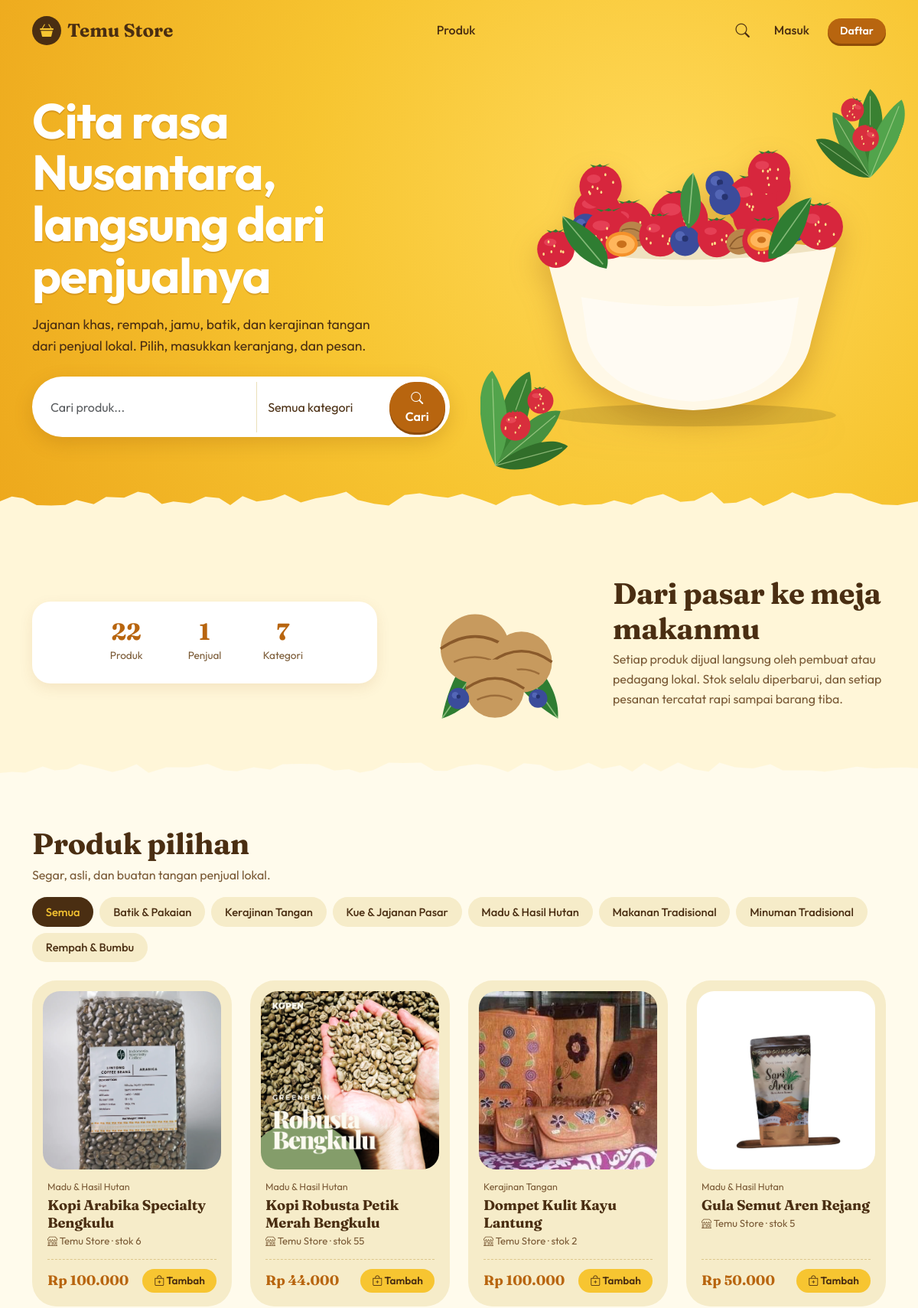
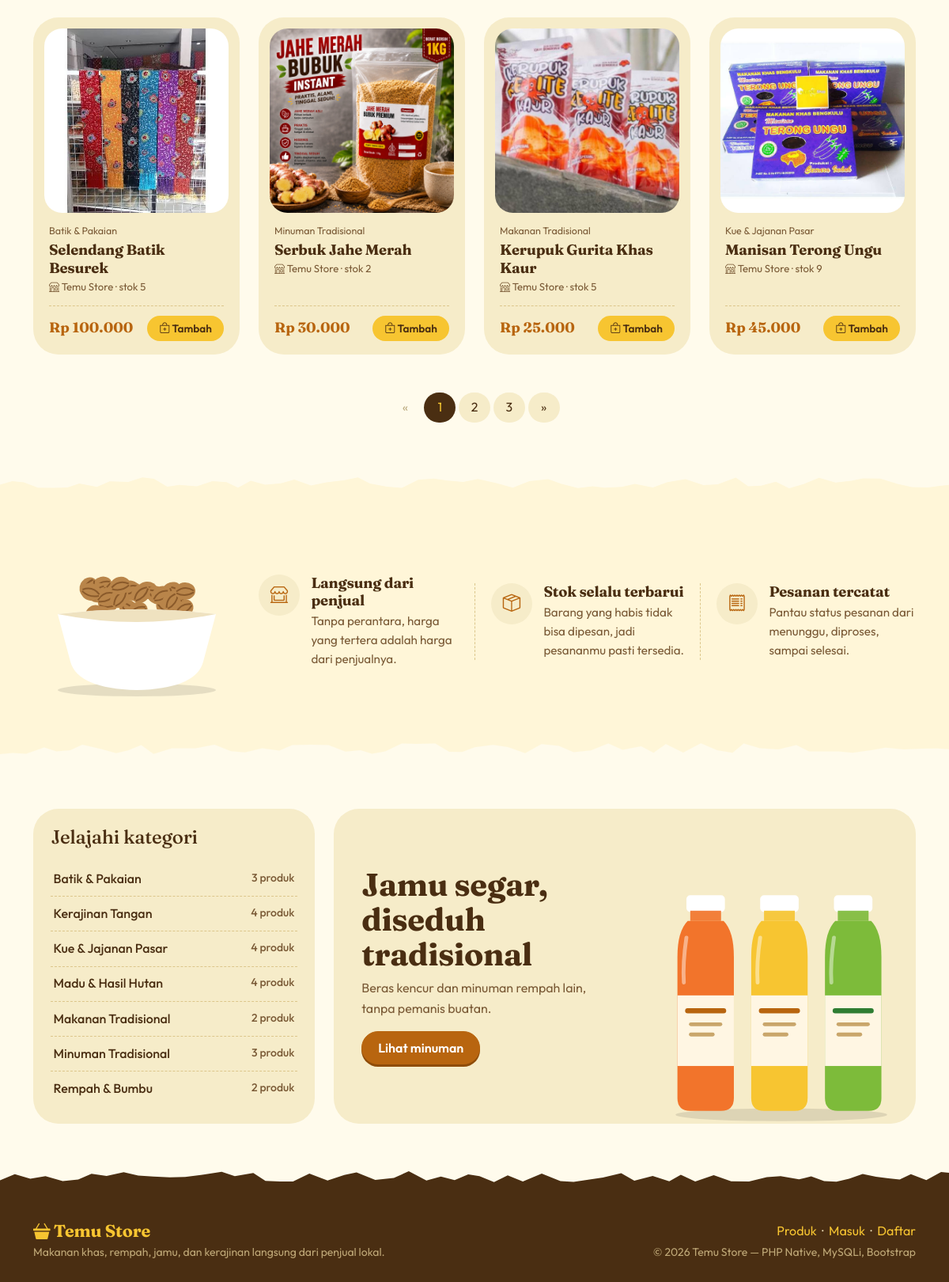
The app's page /marketplace/index.php with its own data (2 pictures, top to bottom).
### tables this page shows
CREATE TABLE `kategori` (
  `id_kategori` int(10) UNSIGNED NOT NULL,
  `nama_kategori` varchar(60) NOT NULL
);

CREATE TABLE `produk` (
  `id_produk` int(10) UNSIGNED NOT NULL,
  `id_penjual` int(10) UNSIGNED NOT NULL,
  `id_kategori` int(10) UNSIGNED NOT NULL,
  `nama_produk` varchar(150) NOT NULL,
  `deskripsi` text DEFAULT NULL,
  `harga` decimal(12,2) NOT NULL,
  `stok` int(10) UNSIGNED NOT NULL DEFAULT 0,
  `gambar` varchar(255) DEFAULT NULL,
  `created_at` timestamp NOT NULL DEFAULT current_timestamp()
);

CREATE TABLE `users` (
  `id_user` int(10) UNSIGNED NOT NULL,
  `nama` varchar(100) NOT NULL,
  `email` varchar(100) NOT NULL,
  `password` varchar(255) NOT NULL,
  `role` enum('penjual','pembeli') NOT NULL DEFAULT 'pembeli',
  `no_hp` varchar(20) DEFAULT NULL,
  `alamat` text DEFAULT NULL,
  `created_at` timestamp NOT NULL DEFAULT current_timestamp()
);

### marketplace/index.php (the view, shortened to what this page needs)
<?php
$hero  = true;
require_once __DIR__ . '/includes/header.php';
$q      = trim($_GET['q'] ?? '');
$kat    = (int)($_GET['kategori'] ?? 0);
$hal    = max(1, (int)($_GET['hal'] ?? 1));
$limit  = 8;
$offset = ($hal - 1) * $limit;
$where  = 'WHERE 1=1';
$tipe   = '';
$param  = [];
$stmt = $koneksi->prepare("SELECT COUNT(*) FROM produk p $where");
$stmt->execute();
$stmt->bind_result($total);
$totalHal = max(1, (int)ceil($total / $limit));
$stmt = $koneksi->prepare(
    "SELECT p.*, k.nama_kategori, u.nama AS nama_penjual
     FROM produk p
     JOIN kategori k ON k.id_kategori = p.id_kategori
     JOIN users u ON u.id_user = p.id_penjual
     $where ORDER BY p.created_at DESC, p.id_produk DESC LIMIT ? OFFSET ?"
);
$tipe2  = $tipe . 'ii';
$param2 = array_merge($param, [$limit, $offset]);
$stmt->bind_param($tipe2, ...$param2);
$stmt->execute();
$produk = $stmt->get_result()->fetch_all(MYSQLI_ASSOC);
$kategori = $koneksi->query('SELECT * FROM kategori ORDER BY nama_kategori')->fetch_all(MYSQLI_ASSOC);
$stat = $koneksi->query("SELECT (SELECT COUNT(*) FROM produk) AS produk,
                                (SELECT COUNT(*) FROM users WHERE role = 'penjual') AS penjual,
                                (SELECT COUNT(*) FROM kategori) AS kategori")->fetch_assoc();
$jmlKat = [];
foreach ($koneksi->query('SELECT id_kategori, COUNT(*) AS n FROM produk GROUP BY id_kategori') as $r) {
    $jmlKat[(int)$r['id_kategori']] = (int)$r['n'];
}
$idMinuman = 0;
foreach ($kategori as $k) {
    if (stripos($k['nama_kategori'], 'minuman') !== false) { $idMinuman = (int)$k['id_kategori']; }
}
function link_hal(int $h, string $q, int $kat): string
{
    return url('index.php') . '?' . http_build_query(['q' => $q, 'kategori' => $kat, 'hal' => $h]) . '#produk';
}
?>
<section class="hero">
    <div class="container">
        <div class="row align-items-center g-4">
            <div class="col-lg-6">
                <h1>Cita rasa Nusantara, langsung dari penjualnya</h1>
                <p class="lead-hero">Jajanan khas, rempah, jamu, batik, dan kerajinan tangan dari penjual lokal. Pilih, masukkan keranjang, dan pesan.</p>
                <form id="cari" class="hero-cari" method="get" action="<?= e(url('index.php')) ?>#produk" role="search">
                    <input type="text" name="q" class="form-control" placeholder="Cari produk..." aria-label="Cari produk" value="<?= e($q) ?>">
                    <select name="kategori" class="form-select" aria-label="Kategori">
                        <option value="0">Semua kategori</option>
                    </select>
                    <button class="btn btn-brand"><i class="bi bi-search"></i> Cari</button>
                </form>
            </div>
            <div class="col-lg-6">
                <div class="hero-gambar">
                    <img class="mangkuk" src="<?= e(url('assets/img/hero-bowl.svg')) ?>" alt="Mangkuk berisi buah dan kacang segar">
                    <img class="hero-daun" src="<?= e(url('assets/img/leaves.svg')) ?>" alt="">
                </div>
            </div>
        </div>
    </div>
</section>
<section class="bagian krem torn-bawah ke-halaman" id="tentang">
    <div class="container">
        <div class="row align-items-center g-4">
            <div class="col-lg-5">
                <div class="kartu-putih justify-content-center">
                    <div class="statistik"><b><?= (int)$stat['produk'] ?></b><span>Produk</span></div>
                    <div class="statistik"><b><?= (int)$stat['penjual'] ?></b><span>Penjual</span></div>
                    <div class="statistik"><b><?= (int)$stat['kategori'] ?></b><span>Kategori</span></div>
                </div>
            </div>
            <div class="col-lg-7">
                <div class="d-flex align-items-center gap-4 flex-wrap flex-md-nowrap">
                    <img class="gambar-samping" src="<?= e(url('assets/img/nuts-cluster.svg')) ?>" alt="">
                    <div>
                        <h2 class="judul-bagian">Dari pasar ke meja makanmu</h2>
                        <p class="sub-bagian mb-0">Setiap produk dijual langsung oleh pembuat atau pedagang lokal. Stok selalu diperbarui, dan setiap pesanan tercatat rapi sampai barang tiba.</p>
                    </div>
                </div>
            </div>
        </div>
    </div>
</section>
<section class="bagian halaman torn-bawah ke-krem" id="produk">
    <div class="container">
        <div class="d-flex flex-wrap justify-content-between align-items-end gap-3 mb-4">
            <div>
                <h2 class="judul-bagian">Produk pilihan</h2>
                <p class="sub-bagian mb-0"><?= $q !== '' ? 'Hasil pencarian "' . e($q) . '"' : 'Segar, asli, dan buatan tangan penjual lokal.' ?></p>
            </div>
            <div class="d-flex flex-wrap gap-2">
                <a class="chip-kat <?= $kat === 0 ? 'aktif' : '' ?>" href="<?= e(url('index.php?q=' . urlencode($q) . '#produk')) ?>">Semua</a>
                <?php foreach ($kategori as $k): ?>
                    <a class="chip-kat <?= $kat === (int)$k['id_kategori'] ? 'aktif' : '' ?>" href="<?= e(url('index.php?kategori=' . (int)$k['id_kategori'] . '&q=' . urlencode($q) . '#produk')) ?>"><?= e($k['nama_kategori']) ?></a>
                <?php endforeach; ?>
            </div>
        </div>
        <?php if (!$produk): ?>
            <div class="alert alert-secondary">Produk tidak ditemukan. Coba kata kunci lain atau pilih kategori Semua.</div>
        <?php else: ?>
        <div class="row row-cols-2 row-cols-md-3 row-cols-lg-4 g-3 g-lg-4">
            <?php foreach ($produk as $p): ?>
            <div class="col">
                <article class="kartu-produk">
                    <a class="foto" href="<?= e(url('produk_detail.php?id=' . $p['id_produk'])) ?>" aria-label="Lihat <?= e($p['nama_produk']) ?>">
                        <?= gambar_produk($p) ?>
                    </a>
                    <div class="kat"><?= e($p['nama_kategori']) ?></div>
                    <h2><a href="<?= e(url('produk_detail.php?id=' . $p['id_produk'])) ?>"><?= e($p['nama_produk']) ?></a></h2>
                    <div class="penjual"><i class="bi bi-shop"></i> <?= e($p['nama_penjual']) ?> &middot; stok <?= (int)$p['stok'] ?></div>
                    <div class="baris-beli">
                        <span class="harga"><?= rupiah($p['harga']) ?></span>
                        <?php if ((int)$p['stok'] > 0 && (!$user || $user['role'] === 'pembeli')): ?>
                        <form action="<?= e(url('keranjang_aksi.php')) ?>" method="post">
                            <button class="btn btn-tambah" title="Tambah ke keranjang"><i class="bi bi-bag-plus"></i> Tambah</button>
                        </form>
                        <?php elseif ((int)$p['stok'] === 0): ?>
                            <button class="btn btn-tambah" disabled>Habis</button>
                        <?php else: ?>
                            <a class="btn btn-tambah" href="<?= e(url('produk_detail.php?id=' . $p['id_produk'])) ?>">Lihat</a>
                        <?php endif; ?>
                    </div>
                </article>
            </div>
            <?php endforeach; ?>
        </div>
        <?php if ($totalHal > 1): ?>
        <nav class="mt-5" aria-label="Halaman produk">
            <ul class="pagination justify-content-center">
                <li class="page-item <?= $hal <= 1 ? 'disabled' : '' ?>"><a class="page-link" href="<?= e(link_hal($hal - 1, $q, $kat)) ?>" aria-label="Sebelumnya">&laquo;</a></li>
                <?php for ($i = 1; $i <= $totalHal; $i++): ?>
                    <li class="page-item <?= $i === $hal ? 'active' : '' ?>"><a class="page-link" href="<?= e(link_hal($i, $q, $kat)) ?>"><?= $i ?></a></li>
                <?php endfor; ?>
                <li class="page-item <?= $hal >= $totalHal ? 'disabled' : '' ?>"><a class="page-link" href="<?= e(link_hal($hal + 1, $q, $kat)) ?>" aria-label="Berikutnya">&raquo;</a></li>
            </ul>
        </nav>
        <?php endif; ?>
        <?php endif; ?>
    </div>
</section>
<section class="bagian krem torn-bawah ke-halaman">
    <div class="container">
        <div class="row align-items-center g-4">
            <div class="col-lg-3 text-center">
                <img class="gambar-samping" src="<?= e(url('assets/img/nuts-bowl.svg')) ?>" alt="Semangkuk kacang">
            </div>
            <div class="col-lg-3"><div class="fitur"><span class="ikon"><i class="bi bi-shop-window"></i></span><div><h3>Langsung dari penjual</h3><p>Tanpa perantara, harga yang tertera adalah harga dari penjualnya.</p></div></div></div>
            <div class="col-lg-3 garis-tegak"><div class="fitur ps-lg-2"><span class="ikon"><i class="bi bi-box-seam"></i></span><div><h3>Stok selalu terbarui</h3><p>Barang yang habis tidak bisa dipesan, jadi pesananmu pasti tersedia.</p></div></div></div>
            <div class="col-lg-3 garis-tegak"><div class="fitur ps-lg-2"><span class="ikon"><i class="bi bi-receipt"></i></span><div><h3>Pesanan tercatat</h3><p>Pantau status pesanan dari menunggu, diproses, sampai selesai.</p></div></div></div>
        </div>
    </div>
</section>
<section class="bagian halaman pb-0">
    <div class="container">
        <div class="row g-4">
            <div class="col-lg-4">
                <div class="panel-kategori">
                    <h2 class="h4 mb-3">Jelajahi kategori</h2>
                    <ul>
                        <?php foreach ($kategori as $k): ?>
                        <li><a href="<?= e(url('index.php?kategori=' . (int)$k['id_kategori'] . '#produk')) ?>"><span><?= e($k['nama_kategori']) ?></span><small><?= $jmlKat[(int)$k['id_kategori']] ?? 0 ?> produk</small></a></li>
                        <?php endforeach; ?>
                    </ul>
                </div>
            </div>
            <div class="col-lg-8">
                <div class="panel-promo">
                    <div class="position-relative" style="z-index:1">
                        <h2>Jamu segar, diseduh tradisional</h2>
                        <p class="sub-bagian">Beras kencur dan minuman rempah lain, tanpa pemanis buatan.</p>
                        <a class="btn btn-brand" href="<?= e(url('index.php?kategori=' . $idMinuman . '#produk')) ?>">Lihat minuman</a>
                    </div>
                    <img class="botol" src="<?= e(url('assets/img/bottles.svg')) ?>" alt="Tiga botol jamu">
                </div>
            </div>
        </div>
    </div>
</section>
<?php require_once __DIR__ . '/includes/footer.php'; ?>

### marketplace/includes/header.php (shortened to what this page needs)
<?php
require_once __DIR__ . '/functions.php';
$user  = user_aktif();
$hero  = $hero ?? false;
?>
<!DOCTYPE html>
<html lang="id">
<head>
    <link href="https://cdn.jsdelivr.net/npm/bootstrap@5.3.3/dist/css/bootstrap.min.css" rel="stylesheet">
    <link href="https://cdn.jsdelivr.net/npm/bootstrap-icons@1.11.3/font/bootstrap-icons.min.css" rel="stylesheet">
    <link href="<?= e(url('assets/css/style.css')) ?>" rel="stylesheet">
</head>
<body class="d-flex flex-column min-vh-100">
<header class="site-head <?= $hero ? 'site-head--hero' : '' ?>">
    <nav class="navbar navbar-expand-lg">
        <div class="container">
            <a class="navbar-brand" href="<?= e(url('index.php')) ?>"><span class="logo"><i class="bi bi-basket3-fill"></i></span>Temu Store</a>
            <div class="collapse navbar-collapse" id="menu">
                <ul class="navbar-nav mx-lg-auto">
                    <li class="nav-item"><a class="nav-link" href="<?= e(url('index.php#produk')) ?>">Produk</a></li>
                </ul>
                <ul class="navbar-nav align-items-lg-center gap-lg-1">
                    <li class="nav-item"><a class="ikon-cari" href="<?= e(url('index.php#cari')) ?>" title="Cari produk" aria-label="Cari produk"><i class="bi bi-search"></i></a></li>
                    <?php if ($user): ?>
                        <li class="nav-item"><span class="nav-link nama-user"><i class="bi bi-person-circle"></i> <?= e($user['nama']) ?></span></li>
                        <li class="nav-item"><a class="btn btn-brand btn-sm" href="<?= e(url('logout.php')) ?>">Keluar</a></li>
                    <?php else: ?>
                        <li class="nav-item"><a class="nav-link" href="<?= e(url('login.php')) ?>">Masuk</a></li>
                        <li class="nav-item"><a class="btn btn-brand btn-sm ms-lg-1" href="<?= e(url('register.php')) ?>">Daftar</a></li>
                    <?php endif; ?>
                </ul>
            </div>
        </div>
    </nav>
</header>
<main class="flex-grow-1 <?= $hero ? '' : 'container halaman-dalam' ?>">

### marketplace/includes/functions.php (shortened to what this page needs)
<?php
function e($teks): string
{
    return htmlspecialchars((string)$teks, ENT_QUOTES, 'UTF-8');
}
function rupiah($angka): string
{
    return 'Rp ' . number_format((float)$angka, 0, ',', '.');
}
function url(string $path = ''): string
{
    return BASE_URL . '/' . ltrim($path, '/');
}
function user_aktif(): ?array
{
    return $_SESSION['user'] ?? null;
}
function gambar_produk(array $p, string $kelas = ''): string
{
    if (!empty($p['gambar'])) {
        return '<img src="' . e(url('uploads/produk/' . $p['gambar'])) . '" class="' . e($kelas) . '" alt="' . e($p['nama_produk']) . '">';
    }
    $nama   = (string)$p['nama_produk'];
    $warna  = ['#FBE7A1', '#FFD9A8', '#F6C9C2', '#D8EBC0', '#F2E3B5'];
    $tint   = $warna[abs(crc32($nama)) % count($warna)];
    return '<div class="img-placeholder ' . e($kelas) . '" style="--tint:' . $tint . '" role="img" aria-label="' . e($nama) . '"><span>' . emoji_produk($nama) . '</span></div>';
}

### marketplace/includes/footer.php (shortened to what this page needs)
</main>
<div class="tepi-footer" aria-hidden="true"></div>
<footer class="site-foot mt-0">
    <div class="container">
        <div class="row g-3 align-items-center">
            <div class="col-md-6">
                <div class="judul"><i class="bi bi-basket3-fill"></i> Temu Store</div>
                <small>Makanan khas, rempah, jamu, dan kerajinan langsung dari penjual lokal.</small>
            </div>
            <div class="col-md-6 text-md-end">
                <a href="<?= e(url('index.php#produk')) ?>">Produk</a>
                &nbsp;&middot;&nbsp;
                <a href="<?= e(url('login.php')) ?>">Masuk</a>
                &nbsp;&middot;&nbsp;
                <a href="<?= e(url('register.php')) ?>">Daftar</a>
                <div><small>&copy; <?= date('Y') ?> Temu Store &mdash; PHP Native, MySQLi, Bootstrap</small></div>
            </div>
        </div>
    </div>
</footer>
</body>
</html>

### records on screen
kategori: nama_kategori "Batik & Pakaian", id_kategori "3"
kategori: nama_kategori "Kerajinan Tangan", id_kategori "4"
kategori: nama_kategori "Kue & Jajanan Pasar", id_kategori "4"
kategori: nama_kategori "Madu & Hasil Hutan", id_kategori "4"
kategori: nama_kategori "Makanan Tradisional", id_kategori "2"
kategori: nama_kategori "Minuman Tradisional", id_kategori "3"
kategori: nama_kategori "Rempah & Bumbu", id_kategori "2"
produk: gambar (picture), id_kategori.nama_kategori "Madu & Hasil Hutan", nama_produk "Kopi Arabika Specialty Bengkulu", id_penjual.nama "Temu Store", stok "6", harga "Rp 100.000"
produk: gambar (picture), id_kategori.nama_kategori "Madu & Hasil Hutan", nama_produk "Kopi Robusta Petik Merah Bengkulu", id_penjual.nama "Temu Store", stok "55", harga "Rp 44.000"
produk: gambar (picture), id_kategori.nama_kategori "Kerajinan Tangan", nama_produk "Dompet Kulit Kayu Lantung", id_penjual.nama "Temu Store", stok "2", harga "Rp 100.000"
produk: gambar (picture), id_kategori.nama_kategori "Madu & Hasil Hutan", nama_produk "Gula Semut Aren Rejang", id_penjual.nama "Temu Store", stok "5", harga "Rp 50.000"
produk: gambar (picture), id_kategori.nama_kategori "Batik & Pakaian", nama_produk "Selendang Batik Besurek", id_penjual.nama "Temu Store", stok "5", harga "Rp 100.000"
produk: gambar (picture), id_kategori.nama_kategori "Minuman Tradisional", nama_produk "Serbuk Jahe Merah", id_penjual.nama "Temu Store", stok "2", harga "Rp 30.000"
produk: gambar (picture), id_kategori.nama_kategori "Makanan Tradisional", nama_produk "Kerupuk Gurita Khas Kaur", id_penjual.nama "Temu Store", stok "5", harga "Rp 25.000"
produk: gambar (picture), id_kategori.nama_kategori "Kue & Jajanan Pasar", nama_produk "Manisan Terong Ungu", id_penjual.nama "Temu Store", stok "9", harga "Rp 45.000"

### other values on screen
$stat['produk'] "22"
$stat['penjual'] "1"
$stat['kategori'] "7"
